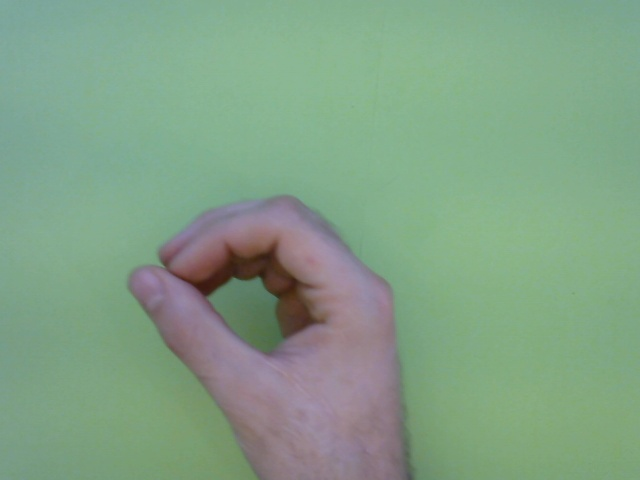
#> input picture Felix_ressource/Test/24/IMG435.jpg, 640 x 480 px; its folder holds only this picture in this run
$ python -i segmentation.py   (imports and definitions only)   (older library calls are emulated)
#> lines starting #> are read from the running program, lines starting #| are printed output that depends on the picture; after the words box and inside, x2 and y2 are one past the last pixel; in counts of white or black regions, pixels touching at a corner belong together
import os
from collections import defaultdict
from glob import glob
from math import hypot, exp, log
from pathlib import Path
from typing import Optional

import cv2
import numpy as np
from p_tqdm import p_map
from skimage import segmentation, img_as_ubyte
from skimage.measure import regionprops
# Algorithm parameters
from skimage.segmentation import mark_boundaries

N_QUANT = 14  # LAB color quantization levels
N_SLIC = 150  # Number of target superpixels for SLIC
FINAL_OPENING_SIZE = 7  # Opening of the final mask
FINAL_CLOSING_SIZE = 9  # Closing of the final mask

DEBUG = True


def debug_image(title, img):
    if DEBUG:
        cv2.imshow(title, img)


def skin_probability(img):
    b, g, r = img[:, :, 0], img[:, :, 1], img[:, :, 2]
    denominator = np.square(r + g + b)
    np.seterr(divide='ignore', invalid='ignore')
    prob = np.logical_and.reduce((
        np.divide(r, g) > 1.030,
        np.divide(np.multiply(r, b), denominator) > 0.100,
        np.divide(np.multiply(r, g), denominator) > 0.100,
    ))

    # Make printable
    if DEBUG:
        prob = 255 * prob.astype(dtype=np.uint8)
        prob = prob.astype(dtype=np.float)
        debug_image('Skin Color Probability', prob)

    return prob


def all_spatial_distances(labels, centroids, shape):
    unique_labels = np.unique(labels)
    max_label = np.amax(unique_labels)
    distances = defaultdict(lambda: dict())
    x_max, y_max = shape[0:2]

    for i in range(1, max_label + 1):
        for j in range(i + 1, max_label + 1):
            x1, y1 = centroids[i - 1]
            x2, y2 = centroids[j - 1]
            d_s = hypot((x1 - x2) / x_max, (y1 - y2) / y_max)
            distances[i][j] = d_s

    return distances


# [53 lines left out: function region_saliency, not called in this run]


def region_color_hist(img, labels=None):
    """
    Count the pixels for each color combination in the whole image and in the individual regions
    :param img: The image to be used for color counting
    :param labels: Array of labels containing the region a pixel belongs to
    :return:
    """
    total_occurences = defaultdict(lambda: 0)

    x_max, y_max = img.shape[0:2]
    if labels is not None:
        region_occurences = defaultdict(lambda: defaultdict(lambda: 0))
        for x in range(0, x_max):
            for y in range(0, y_max):
                color = tuple(img[x, y])
                label = labels[x, y]
                if label == 0:
                    continue
                total_occurences[color] += 1
                region_occurences[label][color] += 1
    else:
        region_occurences = None
        for x in range(0, x_max):
            for y in range(0, y_max):
                color = tuple(img[x, y])
                total_occurences[color] += 1

    return total_occurences, region_occurences


def color_entropy(total_occurences, region_occurences, distances):
    """
    Calculate the color based entropy defined as:
        FOR COLOR i
        SUM OVER ALL REGIONS j
        {- p_ij*log_2(p_ij)*SUMD}
        WITH SUMD = SUM OVER ALL OTHER REGIONS k
        {D_S(j,k)*p_ik}

        p_ij    "Ratio of pixels with color i between in region j and whole image"
        p_ik    "Ratio of pixels with color i between in region k and whole image"
        D_s     "Spatial distance of region centroids"

    :param total_occurences: Dictionary of occurences of a specific color combination
    :param region_occurences: Dictionary of occurences of a specific color combination by regions
    :param distances: Properties of the superpixels
    :return:
    """
    entropy = defaultdict(lambda: 0)
    # Calculate the entropy for each color in the histogram
    for color in total_occurences.keys():
        # Iterate over all regions
        for j in region_occurences.keys():
            # Skip regions without contribution
            if region_occurences[j][color] == 0:
                continue

            # Iterate over all other regions
            sum_others = 0
            for k in region_occurences.keys():
                # Skip equal regions
                if j != k:
                    # Calculate spatial distance between the regions
                    d_s = distances[min(j, k)][max(j, k)]
                    # Ratio of color occurence in region and total image
                    p_ik = region_occurences[k][color] / total_occurences[color]
                    sum_others += d_s * p_ik

            # Ratio of color occurence in region and total image
            p_ij = region_occurences[j][color] / total_occurences[color]
            if sum_others != 0:
                entropy[color] += -p_ij * log(p_ij, 2) * sum_others

    return entropy


def pixel_saliency(img, p_skin, labels, distances, sigma: Optional[float] = 0.7):
    """
    Calculate x region-level saliency for an image segmented into superpixels
    Idea:
    - Background colors have broader spatial distribution and more balance distribution among superpixels
    - Foreground colors have x more concentrated distribution
    :param img:
    :param p_skin: Skin color probability for each image
    :param labels: Labels specifying superpixel affiliation for individual pixels in image
    :param distances:
    :param sigma:
    :return:
    """
    if sigma == 0:
        raise ValueError("Sigma may not be zero.")

    # Get overall and region specific color histograms
    total_occurences, region_occurences = region_color_hist(img, labels)

    # Calculate entropy for each three-value color combination
    entropy_by_color = color_entropy(total_occurences, region_occurences, distances)

    # Assign the pixel based entropy for each pixel
    x_max, y_max = img.shape[0:2]
    entropy_by_pixel = np.zeros(img.shape[0:2])
    for x in range(0, x_max):
        for y in range(0, y_max):
            color = tuple(img[x, y])
            entropy_by_pixel[x, y] = entropy_by_color[color]

    # Normalize or the exp(x,sigma) will not make sense!!
    entropy_by_pixel_n = entropy_by_pixel / np.amax(entropy_by_pixel)

    # Calculate pixel based saliency
    m_saliency = np.exp(-entropy_by_pixel_n / sigma)
    saliency = np.multiply(p_skin, np.sqrt(m_saliency))
    # Normalize to [0,255]
    saliency = ((saliency - np.amin(saliency)) / np.ptp(saliency) * 255).astype(dtype=np.uint8)
    return saliency


# [26 lines left out: function fuse_saliency_maps, not called in this run]


def likelihood_probability(lab, foreground, background):
    total_occurances_fg, _ = region_color_hist(foreground)
    total_occurances_bg, _ = region_color_hist(background)
    n_fg = np.count_nonzero(foreground)
    n_bg = np.count_nonzero(background)
    p_v_fg = np.zeros(lab.shape[0:2])
    p_v_bg = np.zeros(lab.shape[0:2])
    for row in range(0, lab.shape[0]):
        for col in range(0, lab.shape[1]):
            pixel_color = tuple(lab[row, col])
            p_v_fg[row, col] = total_occurances_fg[pixel_color] / n_fg
            p_v_bg[row, col] = total_occurances_bg[pixel_color] / n_bg

    return p_v_fg, p_v_bg


def segment_image(image):
    # Transform to other color spaces
    lab = cv2.cvtColor(image, cv2.COLOR_BGR2LAB)

    # Color quantization
    lab = np.round(lab * ((N_QUANT - 1) / 255)) * (255 // (N_QUANT - 1))
    lab = lab.astype(dtype=np.uint8)
    debug_image('Quantized LAB', lab)

    # Step 1: Segment image using SLIC (k-means clustering in x,y,x,y,luminance)
    img_rgb = cv2.cvtColor(lab, cv2.COLOR_LAB2RGB)
    segments = segmentation.slic(img_rgb, n_segments=N_SLIC, start_label=1, slic_zero=True, enforce_connectivity=True)

    if DEBUG:
        out = img_as_ubyte(mark_boundaries(img_rgb.copy(), segments))
        img_segmented = cv2.cvtColor(out, cv2.COLOR_RGB2BGR)
        debug_image('SLIC', img_segmented)

    regions = regionprops(segments)
    region_centroids = tuple(i.centroid for i in regions)
    all_distances = all_spatial_distances(segments, region_centroids, lab.shape)

    # Calculate skin color probability for each pixel of the image
    prob_skin = skin_probability(image)

    # Step 2: Compute pixel-level saliency map
    m_e = pixel_saliency(lab, prob_skin, segments, all_distances)
    debug_image('Pixel-based Saliency M_e', m_e)

    # Step 3: Compute region-level saliency map
    # region_areas = tuple(i.area for i in regions)
    # m_c = region_saliency(prob_skin, segments, all_distances, region_areas)
    # debug_image('Region-based Saliency M_c', m_c)

    # Step 4: Fuse the confidence maps and binarize using Otsu method
    m_coarse = m_e
    # m_coarse = fuse_saliency_maps(m_e, m_c)
    m_coarse = cv2.GaussianBlur(m_coarse, (5, 5), 0)
    _, thresh_coarse = cv2.threshold(m_coarse, 0, 255, cv2.THRESH_BINARY + cv2.THRESH_OTSU)
    # debug_image('Coarse Saliency', m_coarse)
    debug_image('Coarse mask', thresh_coarse)
    mask = cv2.inRange(thresh_coarse, 1, 255)
    coarse_foreground = cv2.bitwise_and(lab, lab, mask=mask)
    coarse_background = cv2.bitwise_and(lab, lab, mask=255 - mask)

    count_foreground = np.count_nonzero(coarse_foreground)
    count_background = np.count_nonzero(coarse_background)

    m_fine = m_coarse

    if count_foreground and count_background:
        # Step 5: Calculate observation likelihood probability
        p_v_fg, p_v_bg = likelihood_probability(lab, coarse_foreground, coarse_background)

        # Step 6: Bayesian framework to obtain fine confidence map and binarize using Otsu method
        m_coarse = m_coarse.astype(np.float64)/255
        m_fine = 255 * np.divide(np.multiply(m_coarse, p_v_fg),
                                 np.multiply(m_coarse, p_v_fg) + np.multiply(1 - m_coarse, p_v_bg))
        m_fine = m_fine.astype(dtype=np.uint8)

    m_fine = cv2.GaussianBlur(m_fine, (5, 5), 0)

    _, thresh_fine = cv2.threshold(m_fine, 0, 255, cv2.THRESH_BINARY + cv2.THRESH_OTSU)
    debug_image('MFINE', m_fine)
    debug_image('Fine mask', thresh_fine)

    # Final touches to the mask
    thresh_fine = cv2.morphologyEx(thresh_fine, cv2.MORPH_OPEN, np.ones((FINAL_OPENING_SIZE, FINAL_OPENING_SIZE)))
    thresh_fine = cv2.morphologyEx(thresh_fine, cv2.MORPH_CLOSE, np.ones((FINAL_CLOSING_SIZE, FINAL_CLOSING_SIZE)))
    debug_image('Fine mask (morphed)', thresh_fine)

    # Apply the mask
    mask = cv2.inRange(thresh_fine, 1, 255)
    fine_foreground = cv2.bitwise_and(image, image, mask=mask)
    fine_background = cv2.bitwise_and(image, image, mask=255 - mask)

    debug_image('Foreground', fine_foreground)
    debug_image('Background', fine_background)

    return fine_foreground


# [18 lines left out: function preprocess, not called in this run]


# [4 lines not run here, left out]
    # preprocess(r'D:\Nutzer\Documents\PycharmProjects\crv\Felix_ressource\Training\29\IMG35.jpg')
    # preprocess(r'D:\Nutzer\Documents\PycharmProjects\crv\ressource_rgb\Validation\28\Subject29_Scene2_rgb4_001346.jpg')
    # preprocess(np.random.choice(image_files))

>>> import cv2
>>> picture = cv2.imread('Felix_ressource/Test/24/IMG435.jpg')
#> picture is the input picture: shape (480, 640, 3); mean B, G, R 134.6, 161.1, 130.1
>>> result = segment_image(picture)
#> in segment_image, `segments = segmentation.slic(img_rgb, n_segments=N_SLIC, start_label=1..`:
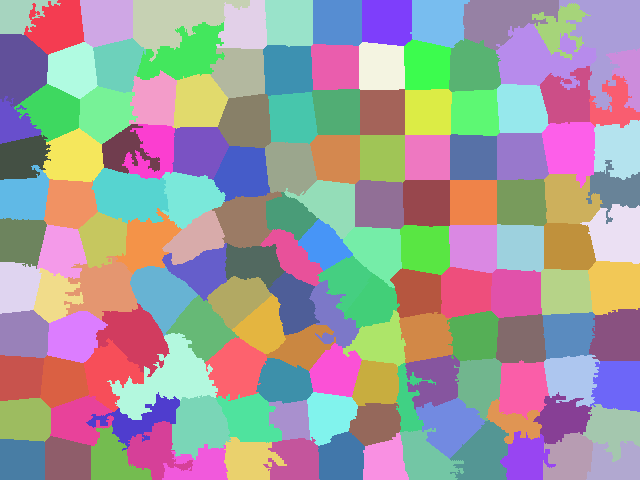
#> segments: shape (480, 640) int64; 146 distinct labels, from 1 to 146; one colour per label, 0 black
#> in segment_image, `out = img_as_ubyte(mark_boundaries(img_rgb.copy(), segments))`:
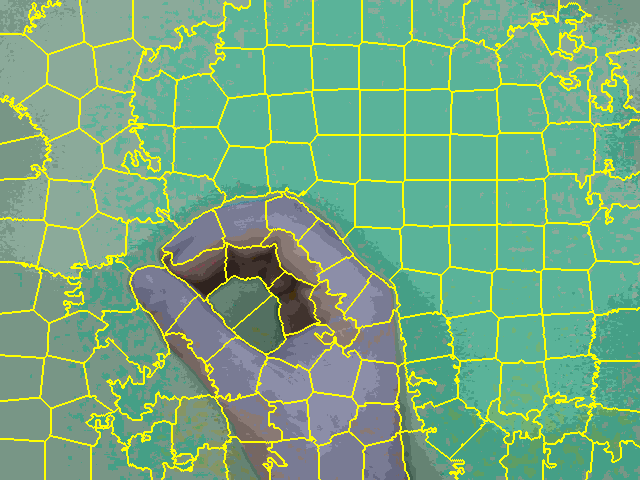
#> out: shape (480, 640, 3); mean R, G, B 118.8, 168.8, 129.9
#> in segment_image, `regions = regionprops(segments)`: regions = 146 regions; largest, box (x1, y1, x2, y2) and area: (559, 0, 640, 112) 4221, (107, 333, 218, 420) 4100, (496, 23, 597, 90) 3833, (133, 0, 250, 62) 3591, (91, 168, 169, 224) 3129
#> in segment_image, `region_centroids = tuple(i.centroid for i in regions)`: region_centroids = 146 pairs, first value 14.32 to 465.5, second value 14.63 to 628.6
#> in all_spatial_distances, `unique_labels = np.unique(labels)`: unique_labels = 146 values from 1 to 146
#> in all_spatial_distances, `max_label = np.amax(unique_labels)`: max_label = 146
#> after the loop in all_spatial_distances, `for i in range(1, max_label + 1):`: distances = 145 items
#> in skin_probability, `prob = np.logical_and.reduce(( np.divide(r, g) > 1.030, np.divide(np.m..`:
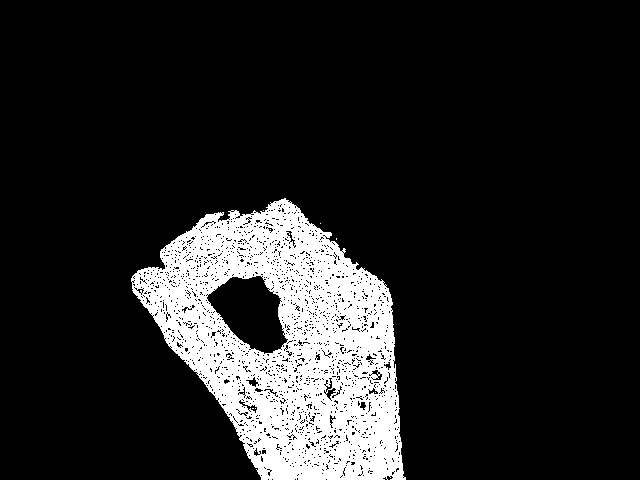
#> prob: shape (480, 640) bool; 13.9% white; 8 white regions (7 under 20 px), largest, box (x1, y1, x2, y2) and area: (131, 198, 406, 480) 42749
#> after the loop in region_color_hist, `for x in range(0, x_max):`: region_occurences = 146 items; total_occurences = 44 items
#> in pixel_saliency, `total_occurences, region_occurences = region_color_hist(img, labels)`: region_occurences = 146 items
#> the loop in color_entropy, `for color in total_occurences.keys():` made 44 passes
#> color on passes 1 to 8: (171, 114, 133), (152, 114, 133), (171, 95, 133), (152, 95, 133), (133, 114, 133), (133, 114, 114), (133, 133, 114), (152, 114, 114)
#> after the loop in color_entropy, `for color in total_occurences.keys():`: entropy = 34 items
#> after the loop in pixel_saliency, `for x in range(0, x_max):`:
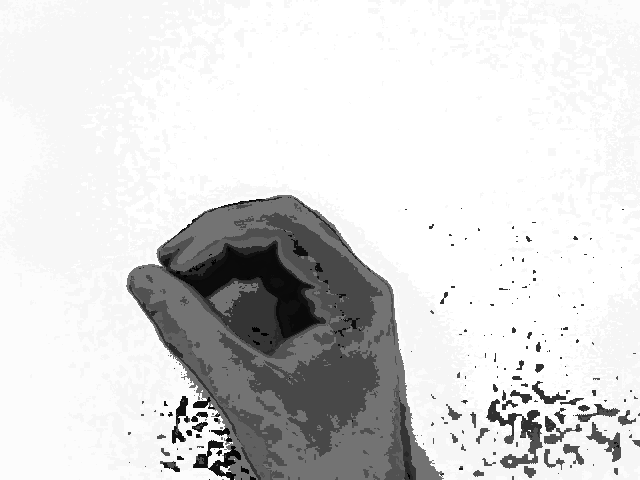
#> entropy_by_pixel: shape (480, 640) float64; min 0, max 2.29, mean 1.94; drawn with min black and max white
#> in pixel_saliency, `m_saliency = np.exp(-entropy_by_pixel_n / sigma)`:
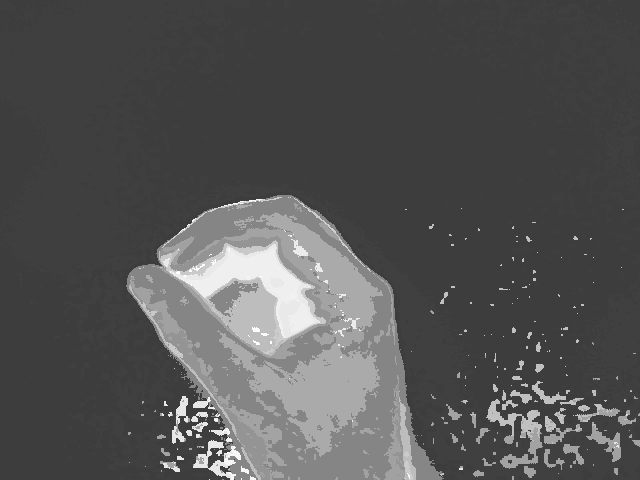
#> m_saliency: shape (480, 640) float64; min 0.24, max 1, mean 0.328
#> in segment_image, `count_foreground = np.count_nonzero(coarse_foreground)`: count_foreground = 140874
#> in segment_image, `count_background = np.count_nonzero(coarse_background)`: count_background = 780726
#> in likelihood_probability, `total_occurances_fg, _ = region_color_hist(foreground)`: total_occurances_fg = 27 items
#> in likelihood_probability, `total_occurances_bg, _ = region_color_hist(background)`: total_occurances_bg = 32 items
#> in likelihood_probability, `n_fg = np.count_nonzero(foreground)`: n_fg = 140874
#> in likelihood_probability, `n_bg = np.count_nonzero(background)`: n_bg = 780726
#> after the loop in likelihood_probability, `for row in range(0, lab.shape[0]):`:
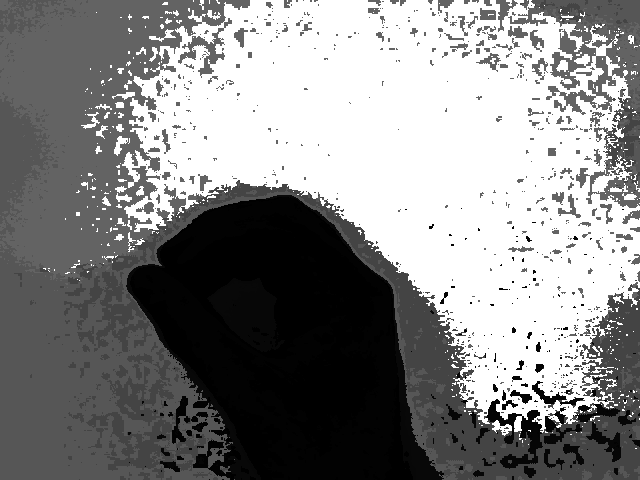
#> p_v_bg: shape (480, 640) float64; min 0, max 0.156, mean 0.0827; drawn with min black and max white
#> in segment_image, `fine_background = cv2.bitwise_and(image, image, mask=255 - mask)`:
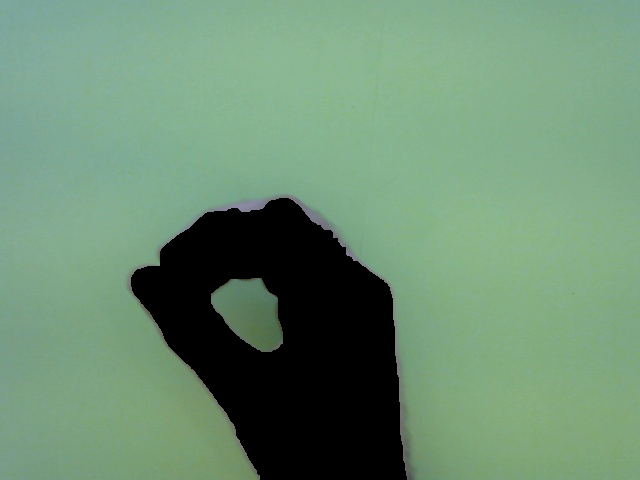
#> fine_background: shape (480, 640, 3); mean B, G, R 114.4, 142.5, 108.3

$ run again, on Felix_ressource/Test/24/IMG63.jpg
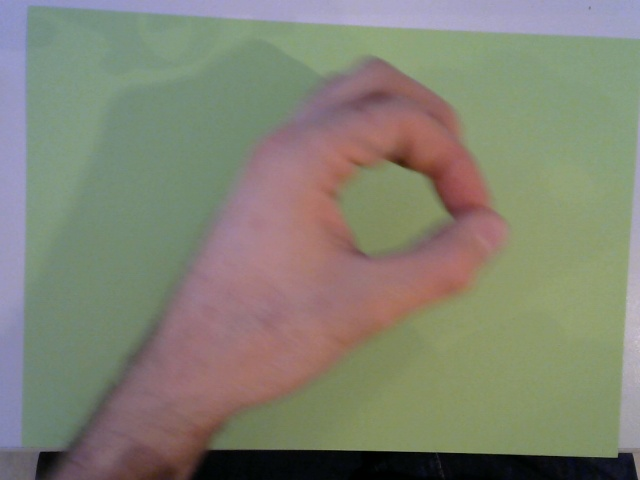
#> input picture Felix_ressource/Test/24/IMG63.jpg, 640 x 480 px
#> picture is the input picture: shape (480, 640, 3); mean B, G, R 115.2, 130.5, 130.2
#> segments: shape (480, 640) int64; 149 distinct labels, from 1 to 149
#> regions = 149 regions; largest, box (x1, y1, x2, y2) and area: (269, 385, 348, 451) 3850, (362, 171, 451, 244) 3403, (27, 138, 99, 196) 3054, (545, 175, 640, 223) 3031, (28, 90, 99, 142) 2993
#> region_centroids = 149 pairs, first value 8.48 to 468.1, second value 10.93 to 629.7
#> unique_labels = 149 values from 1 to 149
#> max_label = 149
#> after the loop in all_spatial_distances, `for i in range(1, max_label + 1):`: distances = 148 items
#> in skin_probability, `prob = np.logical_and.reduce(( np.divide(r, g) > 1.030, np.divide(np.m..`:
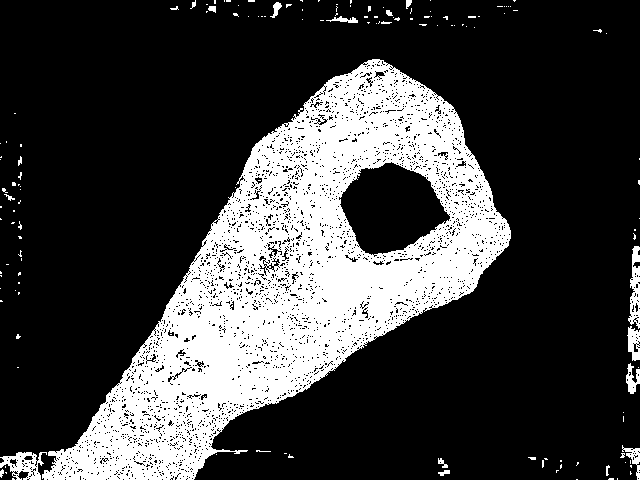
#> prob: shape (480, 640) bool; 25.2% white; 145 white regions (126 under 20 px), largest, box (x1, y1, x2, y2) and area: (42, 59, 511, 480) 74046, (0, 452, 47, 480) 660, (628, 246, 640, 329) 575
#> after the loop in region_color_hist, `for x in range(0, x_max):`: region_occurences = 149 items; total_occurences = 68 items
#> in pixel_saliency, `total_occurences, region_occurences = region_color_hist(img, labels)`: region_occurences = 149 items
#> the loop in color_entropy, `for color in total_occurences.keys():` made 68 passes
#> color on passes 1 to 8: (152, 133, 95), (152, 133, 114), (171, 133, 95), (171, 133, 114), (152, 114, 114), (133, 114, 114), (133, 133, 114), (152, 114, 133)
#> after the loop in color_entropy, `for color in total_occurences.keys():`: entropy = 57 items
#> thresh_coarse: shape (480, 640); 27.1% white; 63 white regions (45 under 20 px), largest, box (x1, y1, x2, y2) and area: (0, 59, 511, 480) 81064, (628, 266, 640, 329) 535, (628, 326, 640, 361) 330
#> coarse_foreground: shape (480, 640, 3); mean of channels 0, 1, 2 33, 36.7, 35.4
#> coarse_background: shape (480, 640, 3); mean of channels 0, 1, 2 100.4, 85.3, 97.7
#> count_foreground = 249873
#> count_background = 661549
#> total_occurances_fg = 57 items
#> total_occurances_bg = 50 items
#> n_fg = 249873
#> n_bg = 661549
#> in segment_image, `fine_background = cv2.bitwise_and(image, image, mask=255 - mask)`:
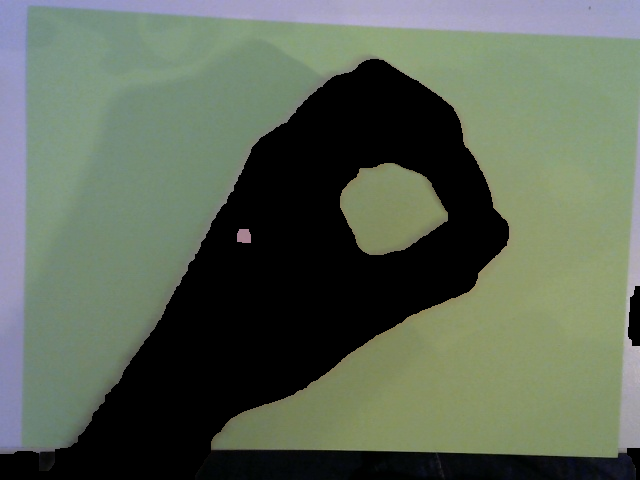
#> fine_background: shape (480, 640, 3); mean B, G, R 86.6, 101.8, 91.5
